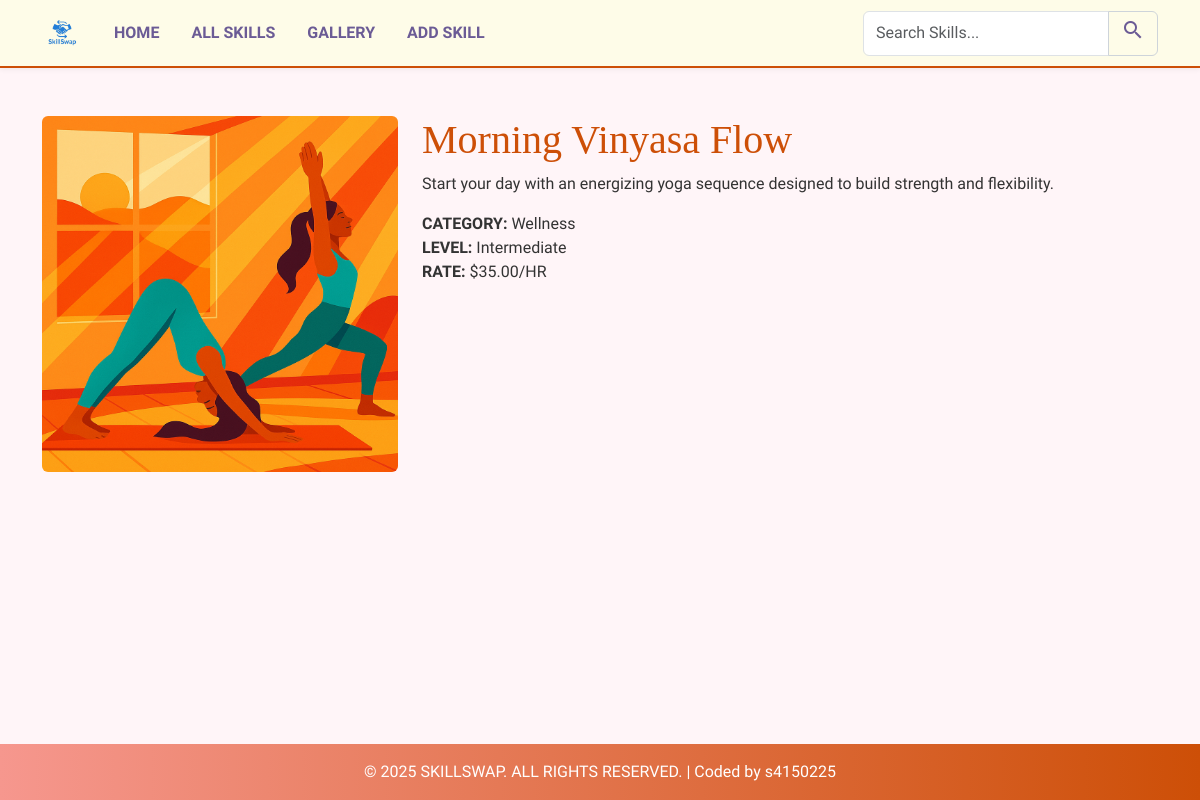
Screenshot of /details.php?id=7 with the database file from the repository.
### tables this page shows
CREATE TABLE `skills` (
  `id` int(11) NOT NULL,
  `title` varchar(255) NOT NULL,
  `description` text NOT NULL,
  `category` varchar(100) NOT NULL,
  `level` varchar(50) NOT NULL,
  `rate` decimal(10,2) NOT NULL,
  `image` varchar(255) NOT NULL,
  `date_added` timestamp NOT NULL DEFAULT current_timestamp()
);

### details.php (the view, shortened to what this page needs)
<?php
include 'includes/db_connect.inc';
$skill_id = intval($_GET['id']);
$skill = null;
$sql = "SELECT title, description, category, level, rate, image FROM skills WHERE id = ?";
$stmt = mysqli_prepare($conn, $sql);
if ($stmt) {
    mysqli_stmt_bind_param($stmt, "i", $skill_id);
    mysqli_stmt_execute($stmt);
    $result = mysqli_stmt_get_result($stmt);
    if (mysqli_num_rows($result) == 1) {
        $skill = mysqli_fetch_assoc($result);
    } else {
        header("Location: skills.php");
        exit();
    }
}
include 'includes/header.inc';
?>
<?php if ($skill): ?>
<div class="row">
    <div class="col-md-4">
        <a href="#" data-bs-toggle="modal" data-bs-target="#imageModal" data-bs-img-src="assets/images/skills/<?php echo htmlspecialchars($skill['image']); ?>">
            <img src="assets/images/skills/<?php echo htmlspecialchars($skill['image']); ?>" class="img-fluid rounded mb-3" alt="<?php echo htmlspecialchars($skill['title']); ?>">
        </a>
    </div>
    <div class="col-md-8">
        <h1 class="page-title"><?php echo htmlspecialchars($skill['title']); ?></h1>
        <p><?php echo htmlspecialchars($skill['description']); ?></p>
        <ul class="list-unstyled">
            <li><strong>CATEGORY:</strong> <?php echo htmlspecialchars($skill['category']); ?></li>
            <li><strong>LEVEL:</strong> <?php echo htmlspecialchars($skill['level']); ?></li>
            <li><strong>RATE:</strong> $<?php echo htmlspecialchars(number_format($skill['rate'], 2)); ?>/HR</li>
        </ul>
    </div>
</div>
<?php else: ?>
    <p>Skill not found.</p>
<?php endif; ?>
<?php
include 'includes/footer.inc';
?>

### assets/css/styles.css (style rules this page uses)
:root { --primary-color: #cd4f07; --secondary-color: #6b5b95; --background-color: #fff5f8; --navbar-background: #FEFCE8; --text-color: #333333; --footer-gradient-start: #f6978e; --heading-font: 'Libre Baskerville', serif; --body-font: 'Ysabeau SC', sans-serif; }
body { font-family: var(--body-font); background-color: var(--background-color); color: var(--text-color); display: flex; flex-direction: column; min-height: 100vh; }
h1, h2, h3, h4, h5, h6, .page-title, .card-title { font-family: var(--heading-font); color: var(--primary-color); }

### rows the page displays
skills: image (picture), title "Morning Vinyasa Flow", description "Start your day with an energizing yoga sequence designed to build strength and flexibility.", category "Wellness", level "Intermediate", rate "35.00"
